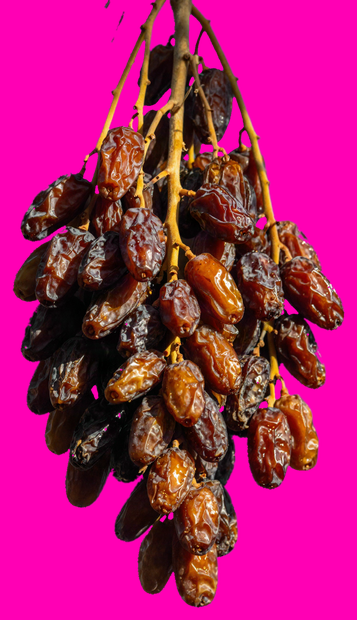
#> input picture art/clustercheck.png, 357 x 620 px
$ python -i key.py   (imports and definitions only)
#> lines starting #> are read from the running program, lines starting #| are printed output that depends on the picture; after the words box and inside, x2 and y2 are one past the last pixel; in counts of white or black regions, pixels touching at a corner belong together
"""
Chroma-key cutout for the Rare Dates art.

Why colour-distance and not a channel difference:
the first version keyed on `G - max(R,B)` (or the blue equivalent) against one
fixed threshold. Two things went wrong.

  1. Screen strength varies per generation. Measured across the five dates, the
     background score started as low as 46 on one image and as high as 101 on
     another, while a shadowed subject reached 80. No single threshold fits.
  2. Shadowed parts of a subject pick up screen bounce, so their score climbs
     toward the background's and they get keyed away. That is what tore holes
     in the pistachio date and notched the others.

This version measures the actual screen colour from the border, keys on
distance from it, and finds the split per image with Otsu. A shadowed subject
pixel carrying spill is still far from the screen colour because it is much
darker, so it survives, while the flat screen does not.
"""
import sys
import numpy as np
from PIL import Image, ImageFilter
from scipy import ndimage


def otsu(v, bins=256):
    """Split a 1D distribution into two clusters. Standard Otsu."""
    hist, edges = np.histogram(v, bins=bins)
    hist = hist.astype(float)
    w = np.cumsum(hist)
    total = w[-1]
    if total == 0:
        return float(np.median(v))
    centres = (edges[:-1] + edges[1:]) / 2
    s = np.cumsum(hist * centres)
    w0 = w
    w1 = total - w0
    valid = (w0 > 0) & (w1 > 0)
    m0 = np.divide(s, w0, out=np.zeros_like(s), where=w0 > 0)
    m1 = np.divide(s[-1] - s, w1, out=np.zeros_like(s), where=w1 > 0)
    between = w0 * w1 * (m0 - m1) ** 2
    between[~valid] = -1
    return float(centres[int(np.argmax(between))])


def key(src, dst, screen="green", feather=1.0, margin=0.02, band=0.28, shadow=0.45, edge=4):
#> called with src = 'clustercheck.png', dst = 'out.png', screen = 'green', feather = 1, margin = 0.02, band = 0.28, shadow = 0.45, edge = 4
    im = Image.open(src).convert("RGB")
#> im is the input picture: PIL image 357x620 RGB; mean R, G, B 175.1, 29.3, 108.9
    a = np.asarray(im).astype(np.float32)
    h, w, _ = a.shape
#> h = 620; w = 357

    # 1. what colour is the screen, actually? measure it rather than assume
    ring = np.zeros((h, w), bool)
    ring[:8] = ring[-8:] = True
    ring[:, :8] = ring[:, -8:] = True
    screen_rgb = np.median(a[ring], axis=0)
#> screen_rgb = [255, 0, 180]

    # 2. distance from that colour
    dist = np.sqrt(((a - screen_rgb) ** 2).sum(axis=2))

    # A cast shadow is the screen colour darkened, so it sits far away in plain
    # RGB distance and survives the key as a smear stuck to the subject. It does
    # however keep the screen's CHROMATICITY. Measure that separately and treat
    # anything matching the screen's hue but darker than it as background too.
    tot = a.sum(axis=2, keepdims=True) + 1e-6
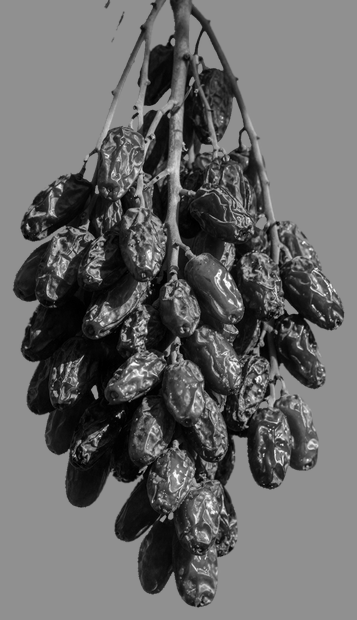
#> tot: shape (620, 357, 1) float32; min 1e-06, max 765, mean 313.4; drawn with min black and max white
    chrom = a / tot
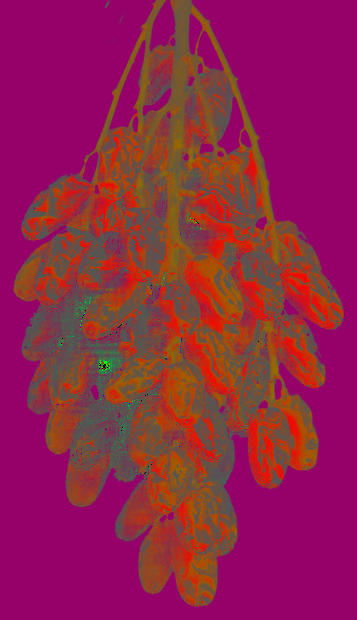
#> chrom: shape (620, 357, 3) float32; mean R, G, B 0.565, 0.134, 0.301
    screen_chrom = screen_rgb / (screen_rgb.sum() + 1e-6)
#> screen_chrom = [0.586, 0, 0.414]
    cdist = np.sqrt(((chrom - screen_chrom) ** 2).sum(axis=2)) * 441.67
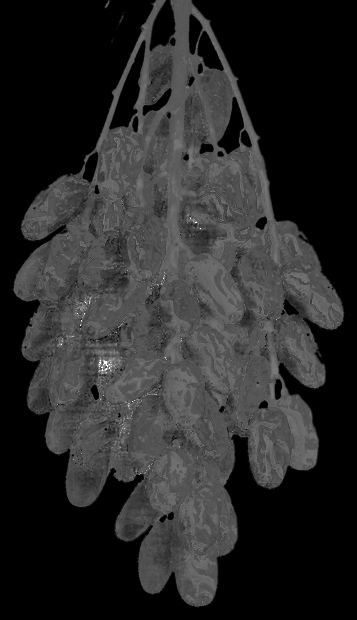
#> cdist: shape (620, 357) float32; min 0, max 543.6, mean 88.3; drawn with min black and max white
    lum = a.mean(axis=2)
    ct = otsu(cdist[::3, ::3].ravel()) * shadow
#> in otsu, `hist, edges = np.histogram(v, bins=bins)`: hist = 256 values, max 11938 at index 0, min 0 at index 122, mean 96.22; edges = 257 values from 0 to 543.6
#> in otsu, `w = np.cumsum(hist)`: w = 256 values from 11938 to 24633
#> in otsu, `total = w[-1]`: total = 24633
#> in otsu, `centres = (edges[:-1] + edges[1:]) / 2`: centres = 256 values from 1.06 to 542.5
#> in otsu, `s = np.cumsum(hist * centres)`: s = 256 values from 12674.9 to 2183739.1
#> in otsu, `w0 = w`: w0 = 256 values from 11938 to 24633
#> in otsu, `w1 = total - w0`: w1 = 256 values, max 12695 at index 0, min 0 at index 255, mean 3969
#> in otsu, `m0 = np.divide(s, w0, out=np.zeros_like(s), where=w0 > 0)`: m0 = 256 values from 1.06 to 88.65
#> in otsu, `m1 = np.divide(s[-1] - s, w1, out=np.zeros_like(s), where=w1 > 0)`: m1 = 256 values, max 542.5 at index 211, min 0 at index 255, mean 345.9
#> in otsu, `between = w0 * w1 * (m0 - m1) ** 2`: between = 256 values, max 4.62e+12 at index 41, min 0 at index 255, mean 1.56e+12
#> ct = 39.66
    shadowish = (cdist < ct) & (lum < screen_rgb.mean() * 0.97)
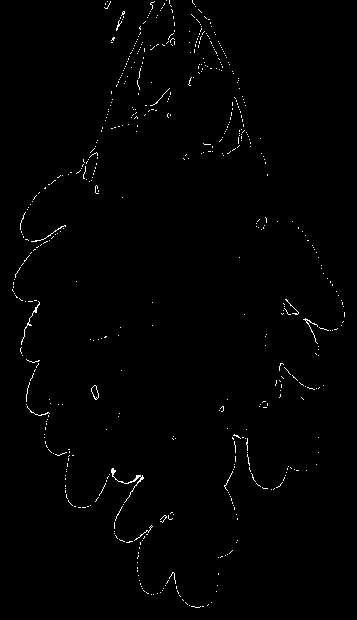
#> shadowish: shape (620, 357) bool; 0.85% white in thin lines or dots

    # 3. split per image. Otsu on a subsample keeps it quick and stable.
    t = otsu(dist[::3, ::3].ravel())
#> t = 118.9
    t0, t1 = t * (1 - band), t * (1 + band)     # narrow ramp around the split
#> t0 = 85.59; t1 = 152.2

    # 4. background is flat screen AND reachable from the border, so a genuinely
    #    screen-coloured detail inside the subject is never punched out
    lbl, _ = ndimage.label((dist < t) | shadowish)
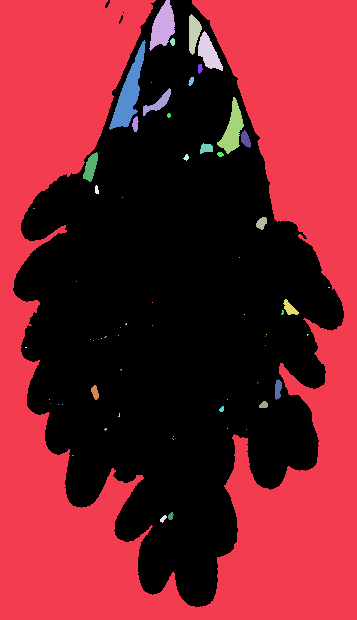
#> lbl: shape (620, 357) int32; 66 distinct labels, from 0 to 65; one colour per label, 0 black
    ids = set(lbl[0, :]) | set(lbl[-1, :]) | set(lbl[:, 0]) | set(lbl[:, -1])
#> ids = 3 items
    ids.discard(0)
    bg = np.isin(lbl, list(ids)) if ids else ((dist < t) | shadowish)
#> bg: shape (620, 357) bool; 48.1% white; 2 white regions, box (x1, y1, x2, y2) and area: (0, 0, 357, 620) 105765, (149, 0, 175, 51) 777
    subject = ndimage.binary_fill_holes(~bg)

    # 5. soft matte only across the boundary band; interiors stay fully opaque.
    #    No opening or erosion here: both bit chunks out of glossy rims.
    # NOTE: shadowish deliberately does NOT zero the ramp directly. A subject can
    # legitimately match the screen's hue (the pistachio date's skin is purple
    # from blue spill). It only feeds the border-connected background test above,
    # so an interior match survives while a shadow joined to the screen does not.
    # The ramp belongs at the BOUNDARY only. Applied across the whole subject it
    # punched holes in glossy highlights: a bright specular on the chocolate sits
    # close to a light screen in RGB distance, so it read as half background.
    # Coffee's screen was the lightest of the set and showed it worst. Anything
    # inset from the edge is solid by definition, whatever colour it happens to be.
    interior = ndimage.binary_erosion(subject, iterations=edge)
#> interior: shape (620, 357) bool; 48.1% white; 4 white regions (3 under 20 px), largest, box (x1, y1, x2, y2) and area: (17, 4, 340, 603) 106469
    ramp = np.clip((dist - t0) / max(t1 - t0, 1e-6), 0.0, 1.0)
    ramp = np.where(interior, 1.0, ramp)
    al = np.where(subject, ramp, 0.0).astype(np.float32)

    alpha = Image.fromarray((al * 255).astype(np.uint8), "L")
    if feather > 0:
        alpha = alpha.filter(ImageFilter.GaussianBlur(feather))
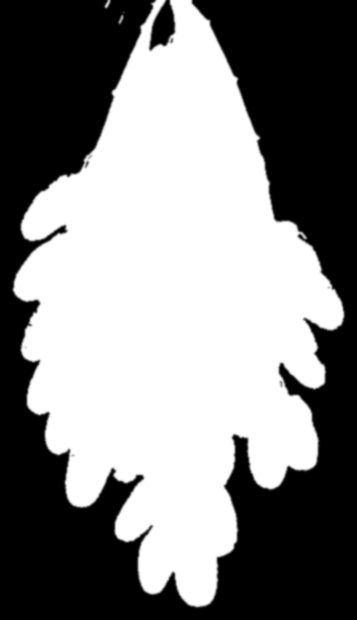
#> alpha: PIL image 357x620 L; min 0, max 255, mean 132.1
    al = np.asarray(alpha).astype(np.float32) / 255.0

    # 6. spill suppression: pull the screen channel back toward its neighbours
    out = a.copy()
    if screen == "green":
        # Capping against max(R,B) was too gentle: a dark brown rim pixel keeps
        # more green than it should and the whole edge reads olive, which looks
        # like mould on chocolate. Cap against the MEAN instead, matching the
        # blue treatment. Safe here because nothing shot on green is green.
        out[..., 1] = np.minimum(a[..., 1], (a[..., 0] + a[..., 2]) * 0.5 * 1.02)
#> out: shape (620, 357, 3) float32; mean R, G, B 175.4, 28.7, 108.9
    else:
        out[..., 2] = np.minimum(a[..., 2], (a[..., 0] + a[..., 1]) * 0.5 * 1.02)

    rgba = np.dstack([np.clip(out, 0, 255), al * 255.0]).astype(np.uint8)
    img = Image.fromarray(rgba, "RGBA")

    ys, xs = np.where(al > 0.06)
    if len(xs):
        pad = int(max(img.width, img.height) * margin)
#> pad = 12
        img = img.crop((max(0, xs.min() - pad), max(0, ys.min() - pad),
                        min(img.width, xs.max() + pad), min(img.height, ys.max() + pad)))
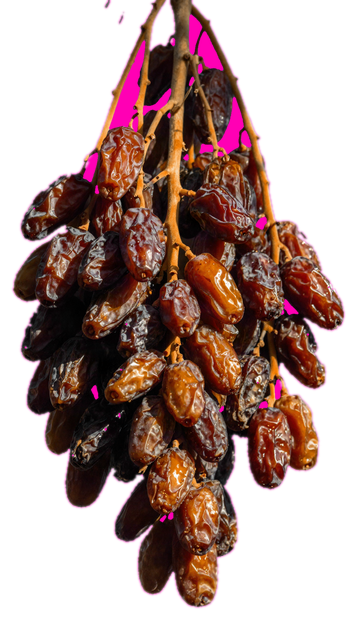
#> img: PIL image 356x619 RGBA; mean R, G, B, A 174.8, 28.8, 108.6, 132.7; transparent parts drawn white
    img.save(dst, optimize=True)

    holes = int((ndimage.binary_fill_holes(al > .25) & (al <= .25)).sum())
#> holes = 12
    print(f"{dst:<34} {img.width}x{img.height}  screen rgb "
          f"{tuple(int(c) for c in screen_rgb)}  split {t:5.1f}  holes {holes}")
#| out.png                            356x619  screen rgb (255, 0, 180)  split 118.9  holes 12


# [15 lines not run here, left out]

>>> result = key('clustercheck.png', 'out.png')
